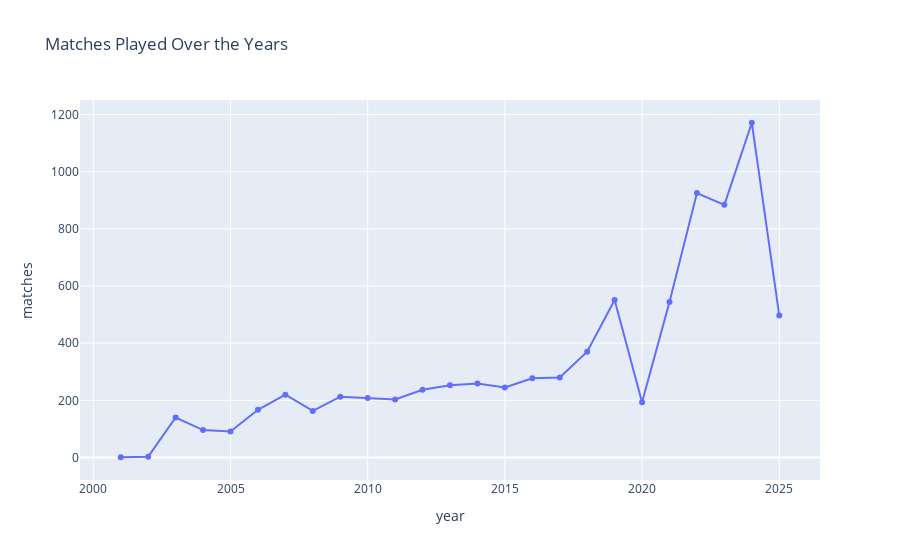

Write notebook code for a chart like this one.
### Markdown cell above
### 4.12: Matches Played over the year

### Code cell
yearly_matches = df['year'].value_counts().sort_index().reset_index()
yearly_matches.columns = ['year', 'matches']

fig = px.line(yearly_matches, x='year', y='matches',
              title="Matches Played Over the Years",
              markers=True)
fig.show()

### Figure 1 — Plotly figure (JSON) as saved in the notebook; plotly's stock layout.template omitted (floating-point values rounded to 4 significant figures)
{"data": [{"hovertemplate": "year=%{x}<br>matches=%{y}<extra></extra>", "legendgroup": "", "line": {"color": "#636efa", "dash": "solid"}, "marker": {"symbol": "circle"}, "mode": "lines+markers", "name": "", "orientation": "v", "showlegend": false, "type": "scatter", "x": [2001, 2002, 2003, 2004, 2005, 2006, 2007, 2008, 2009, 2010, 2011, 2012, 2013, 2014, 2015, 2016, 2017, 2018, 2019, 2020, 2021, 2022, 2023, 2024, 2025], "xaxis": "x", "y": [1, 3, 140, 96, 91, 167, 220, 163, 213, 208, 203, 237, 253, 259, 245, 277, 280, 370, 551, 193, 544, 925, 884, 1171, 497], "yaxis": "y"}], "layout": {"legend": {"tracegroupgap": 0}, "title": {"text": "Matches Played Over the Years"}, "xaxis": {"anchor": "y", "domain": [0, 1], "title": {"text": "year"}}, "yaxis": {"anchor": "x", "domain": [0, 1], "title": {"text": "matches"}}}}
